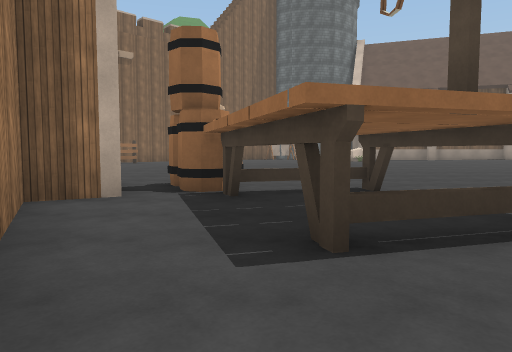
[1] (above)

22 first-person views from a walk through a Unity game level. The camera is 1.2 m above the floor, tilts 4° down and sees 70° across. The floor is counted in squares, 2 m on a side. Each view is taken from the middle of a square. On the plan, view 1 faces up. The plan holds only what a view shows up to about 10 squares ahead; the rest is blank. The place goes on beyond the plan. The player character is not drawn. Surface patterns are stand-ins for the level's own textures.

[2]
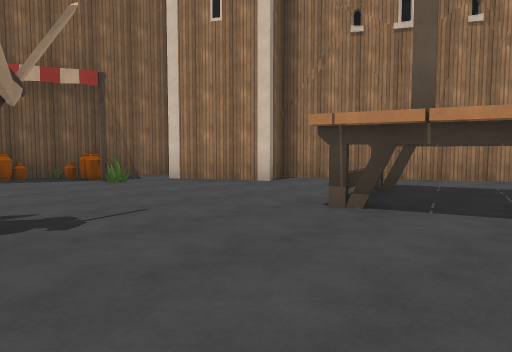

[3]
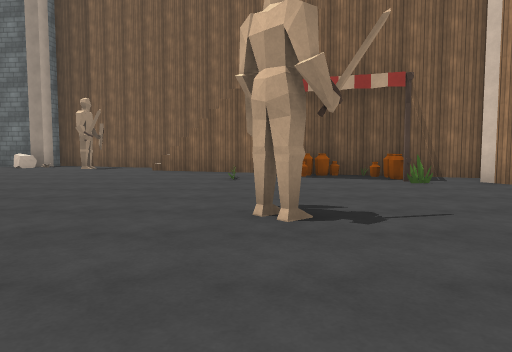

[4]
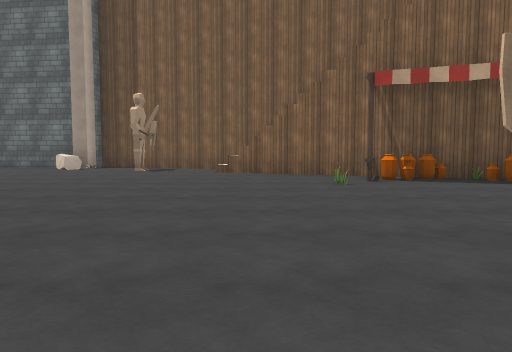

[5]
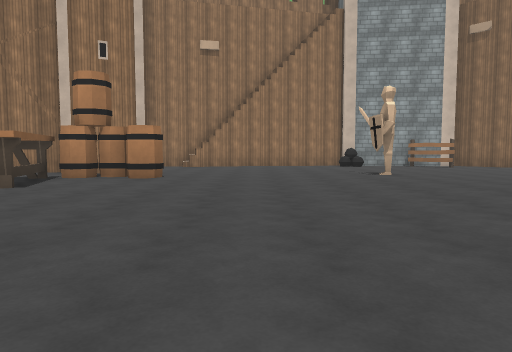

[6]
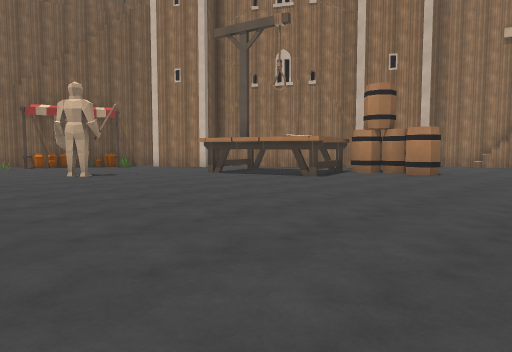

[7]
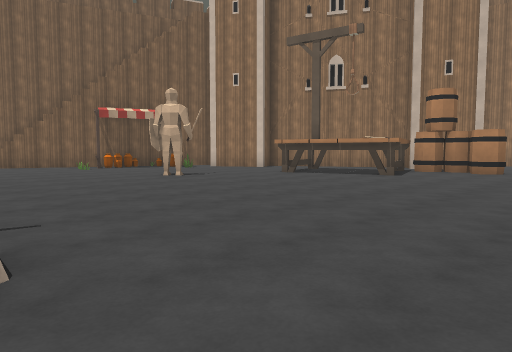

[8]
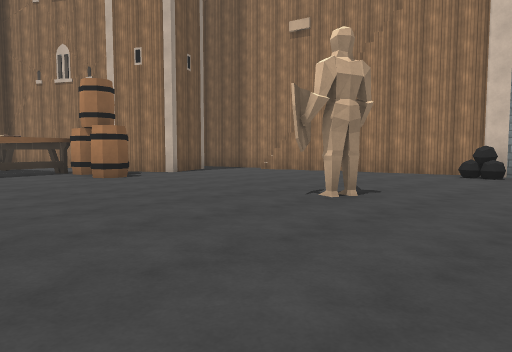

[9]
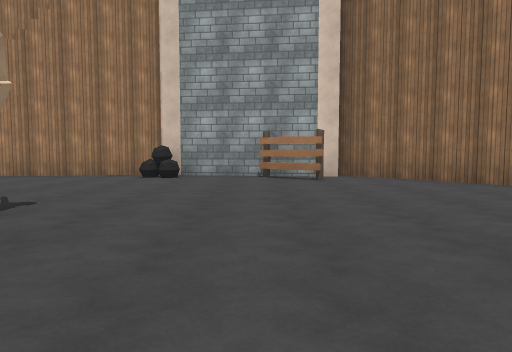

[10]
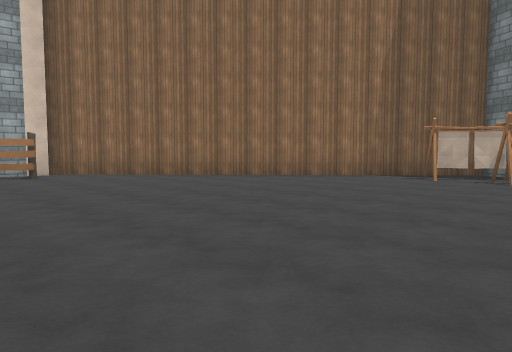

[11]
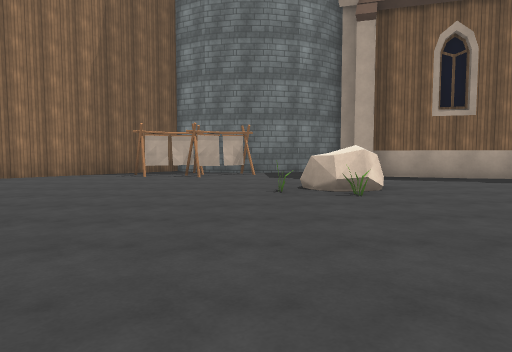

[12]
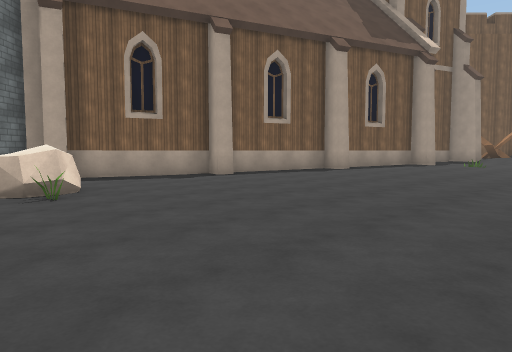

[13]
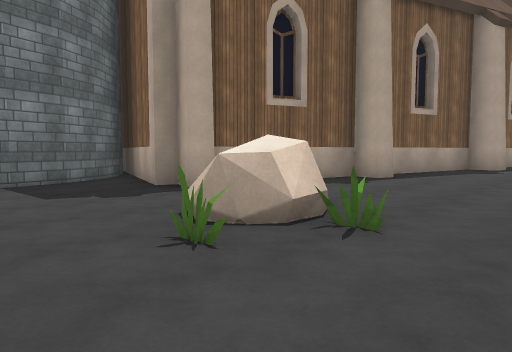

[14]
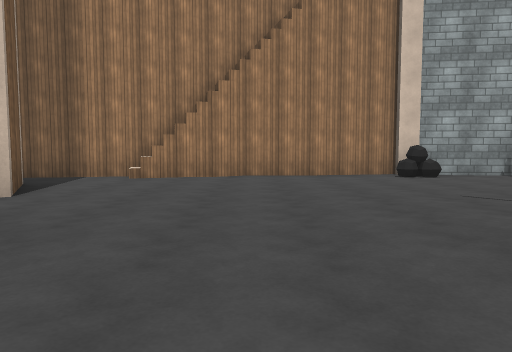

[15]
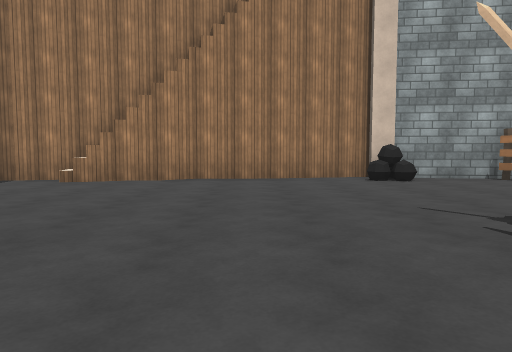

[16]
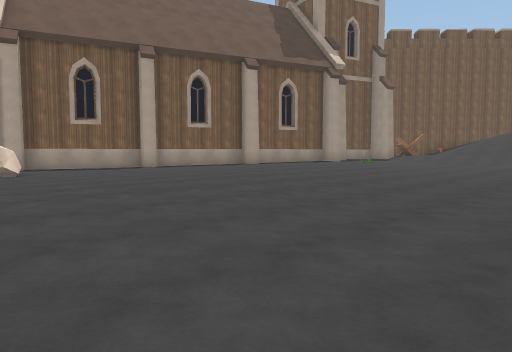

[17]
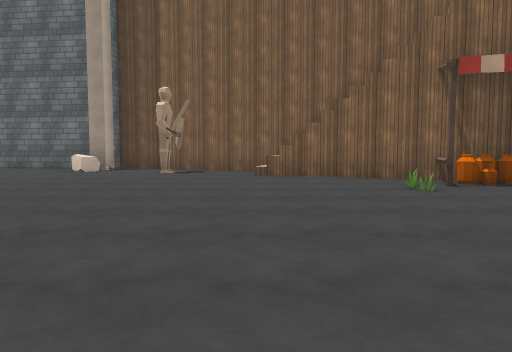

[18]
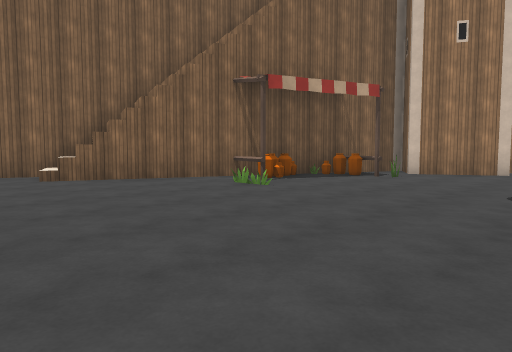

[19]
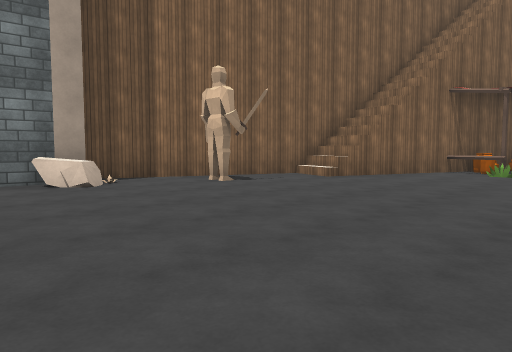

[20]
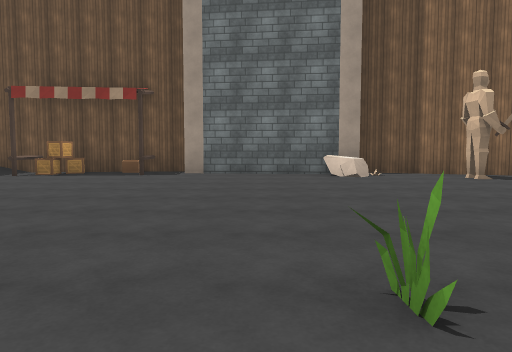

[21]
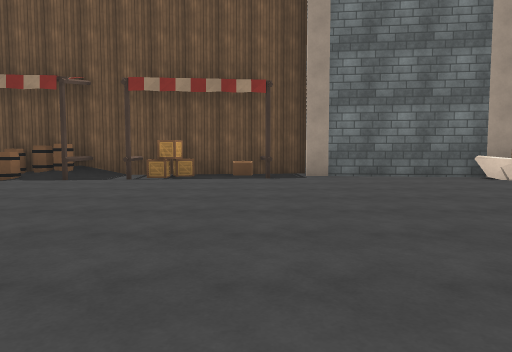

[22]
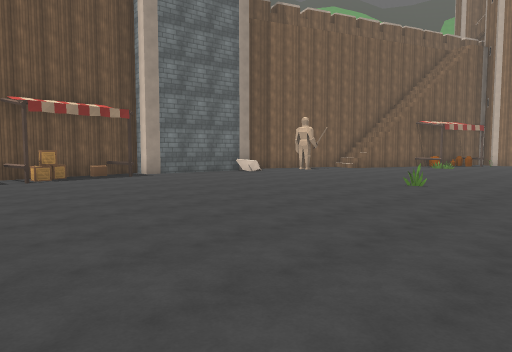

### Floor plan
Key: @ floor where view 1 was taken; # wall or solid block; x gap in a wall; . main floor; : floor 0.25 m higher than the main floor; + floor 0.5 m higher than the main floor; * floor 6 m higher than the main floor; % floor 13 m higher than the main floor; / step, stairs or slope; = window, fence, low wall or low ledge; B barrel; T thing the floor can be seen under or through; J jar; W tower; F fence; R dryer; C crate; H chest; O other object.
Columns run from 7 left of view 1 to 24 right of it. Each row starts with its distance up from view 1.
 27               ##
 26         ## ##W#
 25       ###R #..#
 24      ##.RRRR..#
 23     ##........#####
 22    ##.............####
 21   ##........OO......:#
 20  ##........OOO.....:::
 19 ##................:::
 18 #...............::::::
 17 #F.............::::::::
 16 #.............:::::::::
 15 #...........::::::...
 14 O..........::.........
 13 ......O................
 12 /......................
 11 #...................
 10 *..................
  9  #.................
  8  /................O
  7 //....B............
  6 %#.##.BB..........
  5     ##.TTT........
  4     #..#.T........
  3     ##..T=........          .. +
  2      #..=....O.....    ........
  1      ##............ ............
  0       #@#.......... ..O.........
 -1       ###......................
 -2         #.J....................
 -3         #xJOJO.................
 -4           /JJO.................
 -5            /////...............
 -6            ###///..............
 -7              ###/.O..O.........B
 -8                  ###O##...O.C.BB
 -9                    ###  #.H#C###
-10                         ##

Where each view was taken, in squares from view 1:
view 1: 0 up, 0 right, facing up
view 2: 5 up, 6 right, facing down-left
view 3: 5 up, 6 right, facing down
view 4: 4 up, 8 right, facing down
view 5: 10 up, 8 right, facing left
view 6: 11 up, 9 right, facing down-left
view 7: 10 up, 11 right, facing down-left
view 8: 16 up, 3 right, facing down-left
view 9: 16 up, 2 right, facing left
view 10: 15 up, 4 right, facing up-left
view 11: 14 up, 4 right, facing up
view 12: 14 up, 4 right, facing up-right
view 13: 18 up, 3 right, facing up-right
view 14: 10 up, 2 right, facing left
view 15: 11 up, 1 right, facing left
view 16: 10 up, 4 right, facing up-right
view 17: 3 up, 9 right, facing down
view 18: 2 up, 11 right, facing down-left
view 19: 1 down, 16 right, facing down-left
view 20: 1 up, 16 right, facing down
view 21: 0 up, 19 right, facing down
view 22: 3 up, 24 right, facing down-left
